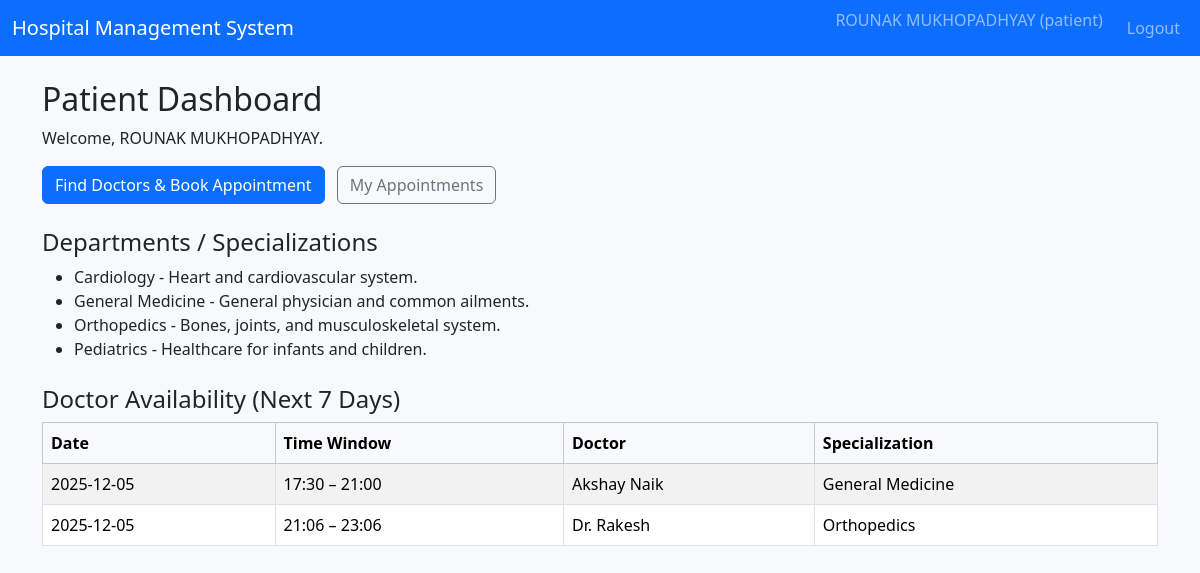
The app's page /patient/dashboard (signed in) with its own data.
### tables this page shows
CREATE TABLE departments (
            id INTEGER PRIMARY KEY AUTOINCREMENT,
            name TEXT UNIQUE NOT NULL,
            description TEXT,
            created_at TEXT NOT NULL
        );

CREATE TABLE doctor_availability (
            id INTEGER PRIMARY KEY AUTOINCREMENT,
            doctor_id INTEGER NOT NULL,
            date TEXT NOT NULL,       -- YYYY-MM-DD
            start_time TEXT NOT NULL, -- HH:MM
            end_time TEXT NOT NULL,   -- HH:MM
            max_appointments INTEGER DEFAULT 10,
            is_available INTEGER NOT NULL DEFAULT 1,
            FOREIGN KEY(doctor_id) REFERENCES doctors(id)
        );

CREATE TABLE users (
            id INTEGER PRIMARY KEY AUTOINCREMENT,
            username TEXT UNIQUE NOT NULL,
            password_hash TEXT NOT NULL,
            full_name TEXT NOT NULL,
            email TEXT,
            phone TEXT,
            role TEXT NOT NULL CHECK(role IN ('admin', 'doctor', 'patient')),
            is_active INTEGER NOT NULL DEFAULT 1,
            created_at TEXT NOT NULL
        );

### controllers/routes.py (the view)
@main_bp.route("/patient/dashboard")
@login_required
@role_required("patient")
def patient_dashboard():
    conn = get_db_connection()
    cur = conn.cursor()
    cur.execute("SELECT * FROM departments ORDER BY name;")
    departments = cur.fetchall()
    today = date_cls.today()
    max_day = today + timedelta(days=7)
    cur.execute(
        """
        SELECT da.date,
               da.start_time,
               da.end_time,
               du.full_name AS doctor_name,
               dept.name AS dept_name
        FROM doctor_availability da
        JOIN doctors d ON da.doctor_id = d.id
        JOIN users du ON d.user_id = du.id
        LEFT JOIN departments dept ON d.department_id = dept.id
        WHERE da.is_available = 1
          AND da.date >= ?
          AND da.date <= ?
        ORDER BY da.date, da.start_time, doctor_name;
        """,
        (today.isoformat(), max_day.isoformat()),
    )
    availability = cur.fetchall()
    conn.close()
    return render_template(
        "dashboard_patient.html",
        departments=departments,
        availability=availability,
    )

### controllers/routes.py (called while the page is built)
def login_required(view_func):
    @wraps(view_func)
    def wrapped(*args, **kwargs):
        if "user_id" not in session:
            flash("Please log in to continue.", "warning")
            return redirect(url_for("main.login"))
        return view_func(*args, **kwargs)
    return wrapped

def role_required(role):
    def decorator(view_func):
        @wraps(view_func)
        def wrapped(*args, **kwargs):
            if "user_id" not in session or session.get("role") != role:
                flash("Unauthorized access.", "danger")
                return redirect(url_for("main.login"))
            return view_func(*args, **kwargs)
        return wrapped
    return decorator

### models/models.py (called while the page is built)
def get_db_connection():
    conn = sqlite3.connect(DB_PATH)
    conn.row_factory = sqlite3.Row
    return conn

### templates/dashboard_patient.html (shortened to what this page needs)
{% extends "base.html" %}
{% block content %}
<h2>Patient Dashboard</h2>
<p>Welcome, {{ session.get('full_name') }}.</p>
<div class="mt-3 mb-4">
    <a href="{{ url_for('main.patient_doctors') }}" class="btn btn-primary me-2">
        Find Doctors & Book Appointment
    </a>
    <a href="{{ url_for('main.patient_appointments') }}" class="btn btn-outline-secondary">
        My Appointments
    </a>
</div>
<h4>Departments / Specializations</h4>
<ul>
    {% for dept in departments %}
    <li>{{ dept['name'] }} - {{ dept['description'] }}</li>
    {% endfor %}
</ul>
<h4 class="mt-4">Doctor Availability (Next 7 Days)</h4>
<table class="table table-striped table-bordered align-middle">
    <thead class="table-light">
        <tr>
            <th>Date</th>
            <th>Time Window</th>
            <th>Doctor</th>
            <th>Specialization</th>
        </tr>
    </thead>
    <tbody>
    {% if availability %}
        {% for a in availability %}
        <tr>
            <td>{{ a['date'] }}</td>
            <td>{{ a['start_time'] }} – {{ a['end_time'] }}</td>
            <td>{{ a['doctor_name'] }}</td>
            <td>{{ a['dept_name'] or 'N/A' }}</td>
        </tr>
        {% endfor %}
    {% else %}
        <tr>
            <td colspan="4" class="text-center">No availability data yet.</td>
        </tr>
    {% endif %}
    </tbody>
</table>
{% endblock %}

### records on screen
departments: name "Cardiology", description "Heart and cardiovascular system."
departments: name "General Medicine", description "General physician and common ailments."
departments: name "Orthopedics", description "Bones, joints, and musculoskeletal system."
departments: name "Pediatrics", description "Healthcare for infants and children."
doctor_availability: date "2025-12-05", start_time "17:30", end_time "21:00", doctor_name "Akshay Naik", name "General Medicine"
doctor_availability: date "2025-12-05", start_time "21:06", end_time "23:06", doctor_name "Dr. Rakesh", name "Orthopedics"

### other values on screen
{{ session.get('full_name', '') }} "ROUNAK MUKHOPADHYAY"
{{ session.get('role', '') }} "patient"
{{ session.get('full_name') }} "ROUNAK MUKHOPADHYAY"
